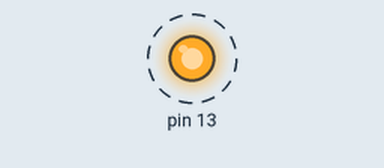
Recording of a sketch running on a simulated Arduino Uno, built for the host (arithmetic inside an expression is 32-bit, double 64-bit). Parts: output pins drawn as LEDs (lit = HIGH). Dashed ring = blinking. What the sketch prints to the serial monitor is not drawn.

Above: at 0.3 s.
Timing chart, 0 to 3.1 s (numbered marks = the images above):
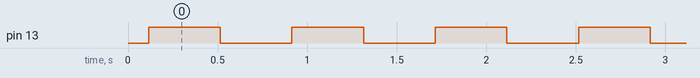

Measured:
- by itself, pin 13: alternates HIGH for 0.40 s and LOW for 0.40 s

The sketch:

sketch_part1.ino
```cpp
#include "testasm.h"

void setup() {
  // put your setup code here, to run once
  Serial.begin(9600);
  Serial.print("The sum of 3 and 4 is: ");
  Serial.println(testasm(3, 4));
  Serial.print("The sum of 50 and 50 is: ");
  Serial.println(testasm(50, 50));
  Serial.print("The sum of 100 and 100 is: ");
  Serial.println(testasm(100, 100));
  Serial.print("The sum of 255 and 255 is: ");
  Serial.println(testasm(255, 255));
  Serial.print("The sum of 240 and 245 is: ");
  Serial.println(testasm(240, 245));
  Serial.print("The sum of 220 and 215 is: ");
  Serial.println(testasm(220, 215));
  pinMode (13, OUTPUT);
}

void loop() {
  // put your main code here, to run repeatedly:
  digitalWrite (13, HIGH);
  delay(400);
  digitalWrite (13, LOW);
  delay(400);
}
```

testasm.cpp
```cpp
#include "testasm.h"

/* the attribute "used" tells the compiler to not inline this function */
__attribute__((used))
unsigned int testasm(unsigned char a, unsigned char b) {
  unsigned int out;

  asm volatile (R"(

   rjmp start_of_assembly

   .data
   ; any data values/static storage can go here

   .text

start_of_assembly:
   ; Your assembly language program goes here
   ;
   ; For this example, your program must not modify any registers other than
   ; r24 and r25. In other words, save and restore all the registers that
   ; are modified by your code.

   ; Tell the compiler to move the arguments a, b into registers
   ; r24, r25 respectively
   ;
   mov r24,%1
   mov r25,%2
   ;
   ;  --- YOUR CODE GOES HERE ---
   ;       r24 = a, r25 = b
   ;

   add r24,r25 ; add, carry bit will be set to 1 if overflow
   clr r25 ; clear high order bit
   adc r25,r25 ; 0 + 0 + (1 or 0) for high-order bit

   ;  --- YOUR CODE ENDS ---
   ;      The result must be in the register pair r25:r24
   ;      You can also rjmp to the label end_of_assembly if you need to.
   ;
end_of_assembly:
   ; -- move r25:r24 to the 16-bit word in variable out
   movw %0,r24

)" : "=w" (out)  /* out is %0, and a 16-bit variable that is modified
		    by the assembly language */
   : "r" (a), "r" (b)  /* a is %1, b is %2, both are register-sized
			  variables */
   : "r25", "r24");   /* r24, r25 are modified by this assembly
			 language fragment */

  return out;
}
```

testasm.h
```cpp
unsigned int testasm (unsigned char, unsigned char);
```
